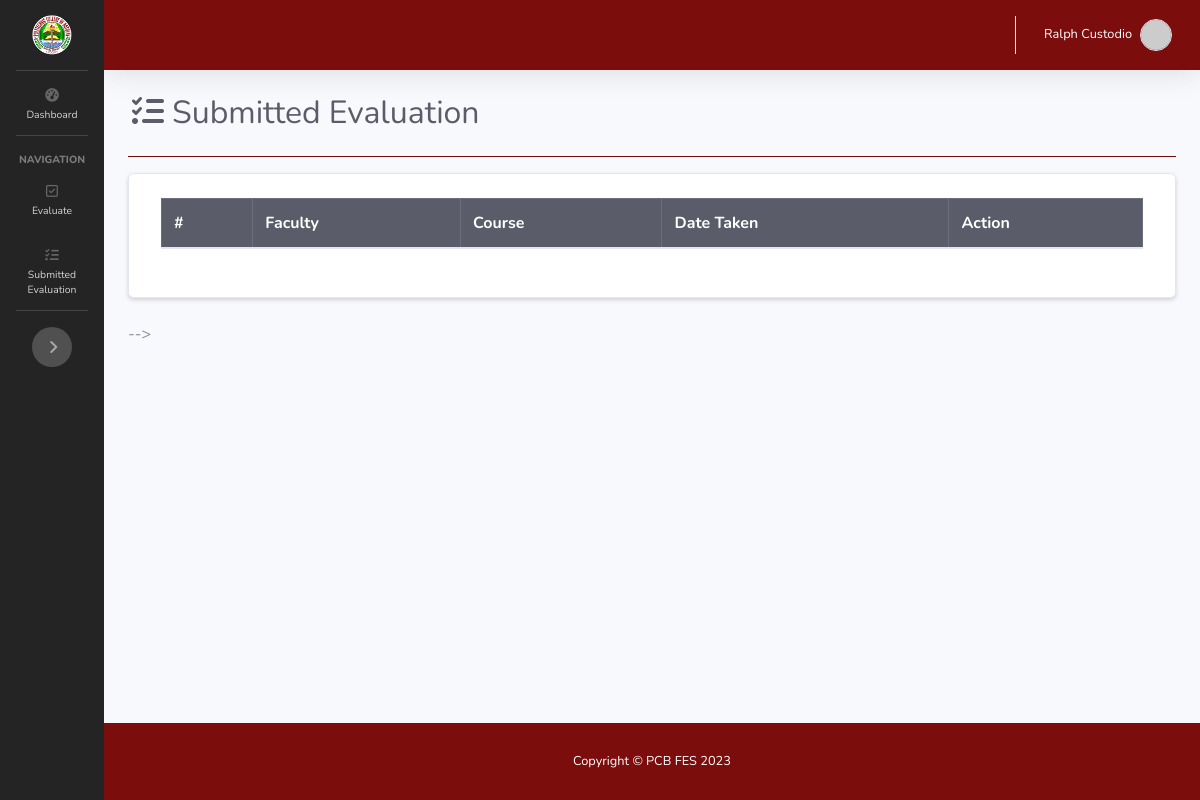
/student/evaluation_submitted.php (signed in), run on an earlier commit of the app's database.
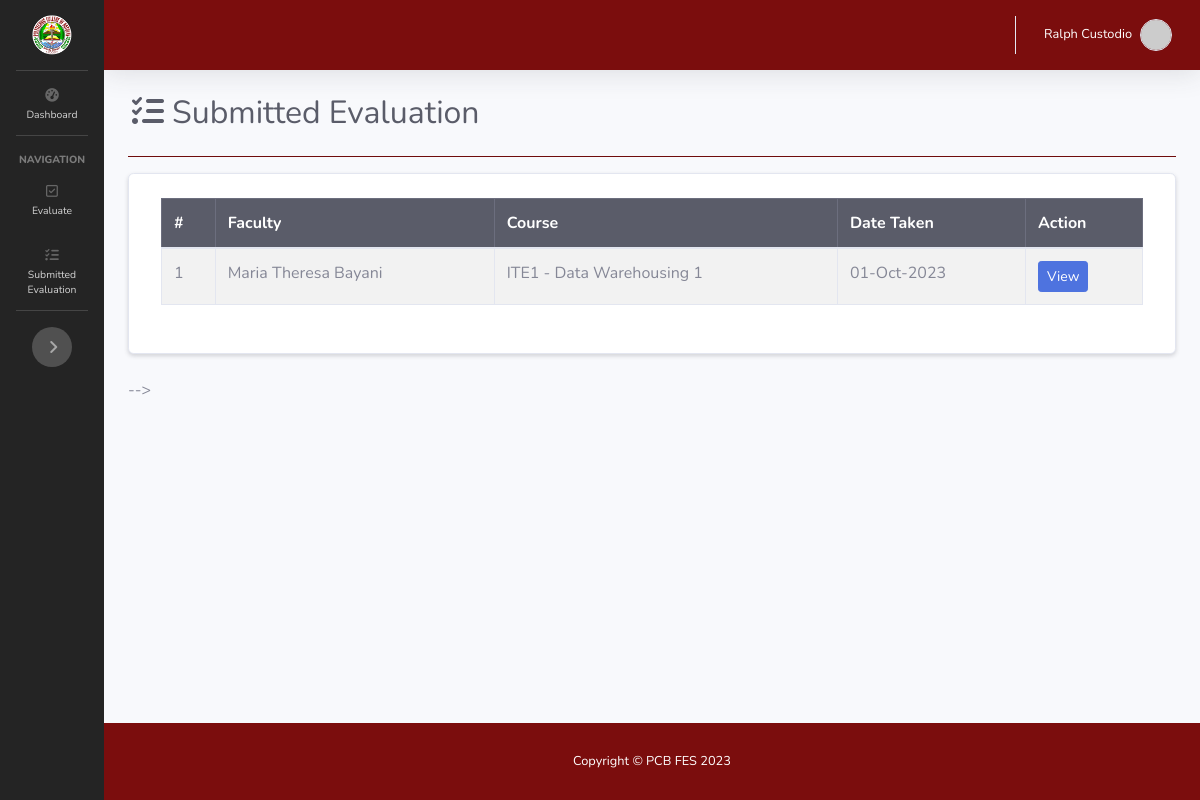
And on a later commit of the database.
### tables this page shows
CREATE TABLE `eval_tbl` (
  `eval_id` varchar(30) NOT NULL,
  `acad_id` int(11) NOT NULL,
  `student_id` int(11) NOT NULL,
  `course_id` int(11) NOT NULL,
  `faculty_id` int(11) NOT NULL,
  `class_id` int(11) NOT NULL,
  `department` varchar(10) NOT NULL,
  `comments` varchar(255) NOT NULL,
  `date_taken` datetime NOT NULL DEFAULT current_timestamp()
);

CREATE TABLE `course_tbl` (
  `course_id` int(11) NOT NULL,
  `course_code` varchar(10) NOT NULL,
  `course_name` varchar(100) NOT NULL
);

### student/evaluation_submitted.php (the view, shortened to what this page needs)
<!DOCTYPE html>
<html lang="en">
<head>
    <link rel="stylesheet" href="https://stackpath.bootstrapcdn.com/bootstrap/4.2.1/css/bootstrap.min.css">
    <link rel="stylesheet" href="https://cdn.datatables.net/1.10.18/css/dataTables.bootstrap4.min.css">
    <link href="../assets/vendor/fontawesome-free/css/all.min.css" rel="stylesheet" type="text/css">
    <link href="../assets/css/sb-admin-2.min.css" rel="stylesheet">
    <link href="../assets/css/custom.css" rel="stylesheet">
    <link rel="stylesheet" href="https://cdn.jsdelivr.net/npm/@sweetalert2/theme-borderless@5/borderless.css" />
</head>
<body id="page-top">
    <div id="wrapper">
            <?php include 'sidebar.php'; ?>
        <div id="content-wrapper" class="d-flex flex-column">
            <div id="content">
                    <?php include 'topbar.php'; ?>
                <div class="container-fluid justify-content-center">
                    <div class="d-sm-flex align-items-center justify-content-between mb-4">
                        <h1 class="h2 mb-0 text-gray-800"><i class="fas fa-fw fa-tasks mr-1"></i>Submitted Evaluation</h1>
                    </div>
                    <hr class="mb-3 bg-white1">
<div class="container card p-2 mb-4 shadow-sm">
    <div class="row">
        <div class="col-12 col-md-12 overflow-auto" style="width: 100%;">
            <div class="container mb-4 overflow-auto">
                <table id="myTable" class="table table-bordered nowrap table-striped p-1" style="width: 100%;">
                    <thead class="table-dark">
                        <th>#</th>
                        <th>Faculty</th>
                        <th>Course</th>
                        <th>Date Taken</th>
                        <th>Action</th>
                    </thead>
                    <tbody>
                        <?php
                            require '../db/dbconn.php';
                            $logged_in_student_id = $_SESSION['student_id'];
                            $sql = "SELECT * FROM eval_tbl WHERE student_id = '$logged_in_student_id' ORDER BY date_taken ASC ";
                            $num = 1;
                            $query = mysqli_query($conn, $sql);
                            while($row = mysqli_fetch_assoc($query)){
                                $faculty_id = $row['faculty_id'];
                                $sqlFetchFaculty = "SELECT CONCAT_WS(' ', `first_name`, `middle_name`, `last_name`, `ext_name`) AS `faculty_name`
                                FROM `faculty_tbl`
                                WHERE `faculty_id` = '$faculty_id'";
                                $resultFetchFaculty = $conn->query($sqlFetchFaculty);
                                if ($resultFetchFaculty->num_rows > 0) {
                                $rowFetchFaculty = $resultFetchFaculty->fetch_assoc();
                                $facultyName = $rowFetchFaculty['faculty_name'];
                                }
                                $course_id = $row['course_id'];
                                $sqlFetchCourse = "SELECT `course_name`,`course_code` FROM `course_tbl` WHERE `course_id` = '$course_id'";
                                $resultFetchCourse = $conn->query($sqlFetchCourse);
                                if ($resultFetchCourse->num_rows > 0) {
                                    $rowFetchCourse = $resultFetchCourse->fetch_assoc();
                                    $course = $rowFetchCourse['course_code'] . " - " . $rowFetchCourse['course_name'];
                                }
                                $datetime  = new DateTime($row['date_taken']);
                                $dateOnly = $datetime->format("d-M-Y");
                                echo
                                "<tr>
                                    <td>".$num."</td>
                                    <td>".$facultyName."</td>
                                    <td>".$course."</td>
                                   <td>".$dateOnly."</td>
                                    <td>
                                        <a href='#stop_".$row['acad_id']."' class='btn btn-primary btn-sm' data-toggle='modal'>View</a>
                                    </td>
                                </tr>";
                            $num++;}
                        ?>
                    </tbody>
                </table>
            </div>
        </div>
    </div>
</div>
                </div>
            </div>
            <?php include 'footer.php'; ?>
        </div>
    </div>
</body>
</html>

What changed in the data, as far as the page shows it:
added eval_tbl: facultyName "Maria Theresa Bayani", course.course_name "ITE1 - Data Warehousing 1", date_taken "01-Oct-2023"
